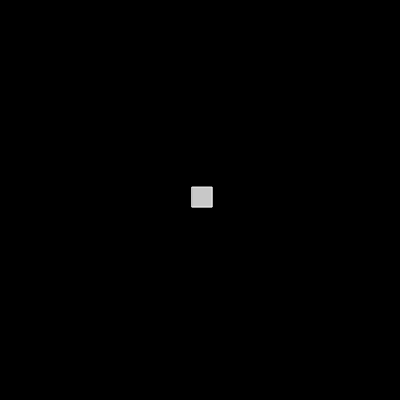
Frame 1 (no input)
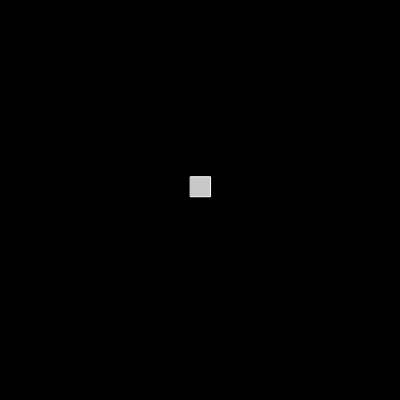
Frame 60 (no input)
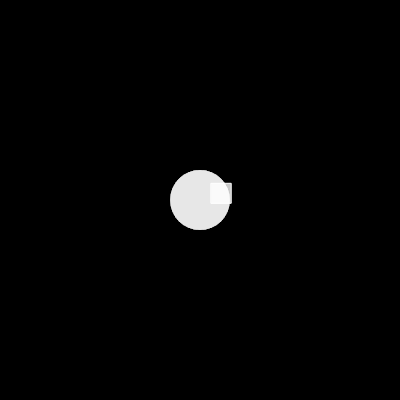
Frame 120 (the mouse pressed at the canvas centre since frame 60)

The p5.js sketch that drew these frames (run headless with seeded random() and noise() and a simulated clock; from frame 60 on, the mouse is pressed at the canvas centre):

// p5.js sketch
// ── sketch.js
// Video 2.6 discusses the createGraphics function
// Basically this makes it so you can layer different kinds of animations
let x = 200;
let y = 200;
let extraCanvas;

function setup() {
  createCanvas(400, 400);
  background(0);
  extraCanvas = createGraphics(400,400);
  extraCanvas.background(255,0,0);
  extraCanvas.clear();
}

function draw() {
  background(0);

  // No trails!
  x += random(-5,5);
  y += random(-5,5);
  fill(255,200);
  stroke(255);
  rectMode(CENTER);
  rect(x,y,20,20);


  if (mouseIsPressed){
    extraCanvas.fill(255,10);
    extraCanvas.noStroke();
    extraCanvas.ellipse(mouseX,mouseY,60,60);
  }
  image(extraCanvas,0,0);

}
